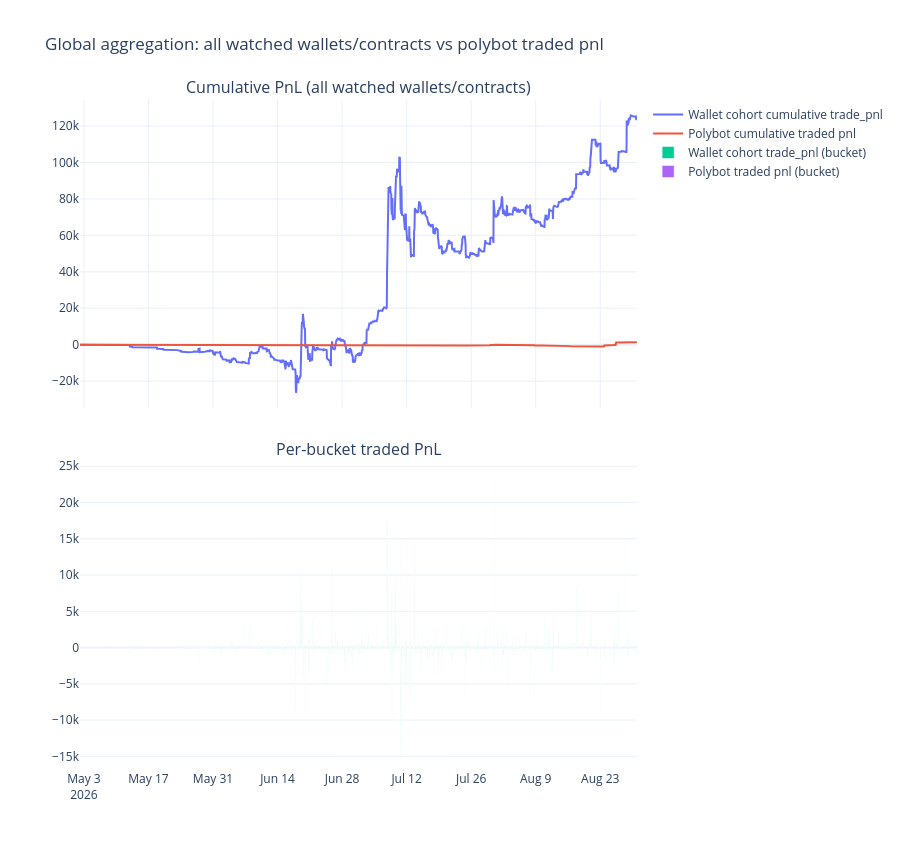

The cell this chart's notebook holds for it:
### Code cell
fig_global = make_subplots(
    rows=2, cols=1, shared_xaxes=True, vertical_spacing=0.08,
    subplot_titles=('Cumulative PnL (all watched wallets/contracts)', 'Per-bucket traded PnL')
)

fig_global.add_trace(
    go.Scatter(x=agg.index, y=agg['wallet_cum_trade_pnl'], mode='lines', name='Wallet cohort cumulative trade_pnl'),
    row=1, col=1
)
fig_global.add_trace(
    go.Scatter(x=agg.index, y=agg['polybot_cum_trade_pnl'], mode='lines', name='Polybot cumulative traded pnl'),
    row=1, col=1
)

fig_global.add_trace(
    go.Bar(x=agg.index, y=agg['wallet_trade_pnl'], name='Wallet cohort trade_pnl (bucket)'),
    row=2, col=1
)
fig_global.add_trace(
    go.Bar(x=agg.index, y=agg['polybot_trade_pnl'], name='Polybot traded pnl (bucket)'),
    row=2, col=1
)

fig_global.update_layout(
    height=850, template='plotly_white',
    title='Global aggregation: all watched wallets/contracts vs polybot traded pnl',
    barmode='group',
)
fig_global.show()

### Figure 1 — Plotly figure (JSON) as saved in the notebook; plotly's stock layout.template omitted (floating-point values rounded to 4 significant figures; data arrays with more than 128 entries replaced by an {"elided": "..."} marker saying what was removed)
{"data": [{"mode": "lines", "name": "Wallet cohort cumulative trade_pnl", "type": "scatter", "x": {"elided": "2900 str values"}, "xaxis": "x", "y": {"elided": "2900 float values"}, "yaxis": "y"}, {"mode": "lines", "name": "Polybot cumulative traded pnl", "type": "scatter", "x": {"elided": "2900 str values"}, "xaxis": "x", "y": {"elided": "2900 float values"}, "yaxis": "y"}, {"name": "Wallet cohort trade_pnl (bucket)", "type": "bar", "x": {"elided": "2900 str values"}, "xaxis": "x2", "y": {"elided": "2900 float values"}, "yaxis": "y2"}, {"name": "Polybot traded pnl (bucket)", "type": "bar", "x": {"elided": "2900 str values"}, "xaxis": "x2", "y": {"elided": "2900 float values"}, "yaxis": "y2"}], "layout": {"annotations": [{"font": {"size": 16}, "showarrow": false, "text": "Cumulative PnL (all watched wallets/contracts)", "x": 0.5, "xanchor": "center", "xref": "paper", "y": 1, "yanchor": "bottom", "yref": "paper"}, {"font": {"size": 16}, "showarrow": false, "text": "Per-bucket traded PnL", "x": 0.5, "xanchor": "center", "xref": "paper", "y": 0.46, "yanchor": "bottom", "yref": "paper"}], "barmode": "group", "height": 850, "title": {"text": "Global aggregation: all watched wallets/contracts vs polybot traded pnl"}, "xaxis": {"anchor": "y", "domain": [0, 1], "matches": "x2", "showticklabels": false}, "xaxis2": {"anchor": "y2", "domain": [0, 1]}, "yaxis": {"anchor": "x", "domain": [0.54, 1]}, "yaxis2": {"anchor": "x2", "domain": [0, 0.46]}}}
